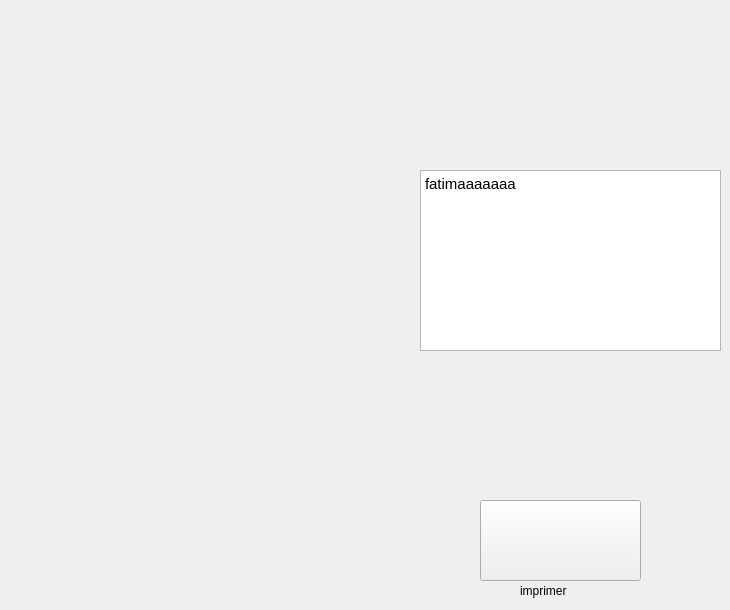
      <widget class="QWidget" name="tab_27">
       <attribute name="title">
        <string>imprimer evenement</string>
       </attribute>
       <widget class="QPushButton" name="pushbouton_print">
        <property name="geometry">
         <rect>
          <x>480</x>
          <y>500</y>
          <width>161</width>
          <height>81</height>
         </rect>
        </property>
        <property name="styleSheet">
         <string notr="true">border-image: url(:/img/printer.png);</string>
        </property>
        <property name="text">
         <string/>
        </property>
       </widget>
       <widget class="QTextEdit" name="textEdit_print">
        <property name="geometry">
         <rect>
          <x>420</x>
          <y>170</y>
          <width>301</width>
          <height>181</height>
         </rect>
        </property>
        <property name="html">
         <string>&lt;!DOCTYPE HTML PUBLIC &quot;-//W3C//DTD HTML 4.0//EN&quot; &quot;http://www.w3.org/TR/REC-html40/strict.dtd&quot;&gt;
&lt;html&gt;&lt;head&gt;&lt;meta name=&quot;qrichtext&quot; content=&quot;1&quot; /&gt;&lt;style type=&quot;text/css&quot;&gt;
p, li { white-space: pre-wrap; }
&lt;/style&gt;&lt;/head&gt;&lt;body style=&quot; font-family:'Tahoma'; font-size:12pt; font-weight:400; font-style:normal;&quot;&gt;
&lt;p style=&quot; margin-top:0px; margin-bottom:0px; margin-left:0px; margin-right:0px; -qt-block-indent:0; text-indent:0px;&quot;&gt;&lt;span style=&quot; font-family:'Comic Sans MS'; font-size:11pt;&quot;&gt;fatimaaaaaaa&lt;/span&gt;&lt;/p&gt;&lt;/body&gt;&lt;/html&gt;</string>
        </property>
       </widget>
       <widget class="QLabel" name="label_147">
        <property name="geometry">
         <rect>
          <x>520</x>
          <y>580</y>
          <width>101</width>
          <height>21</height>
         </rect>
        </property>
        <property name="text">
         <string>imprimer</string>
        </property>
       </widget>
      </widget>
